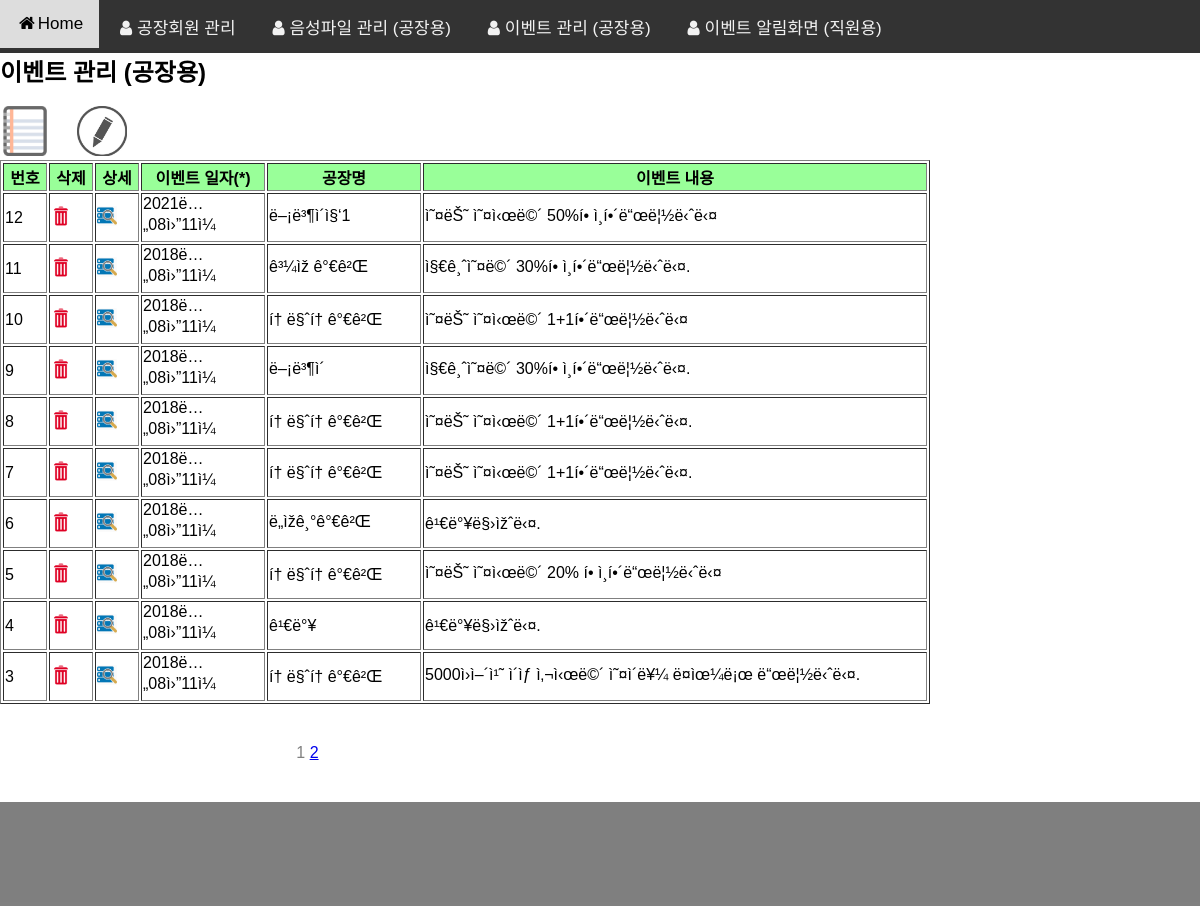
/webapp/event_file_list.php (signed in), run on the app's committed database.
### tables this page shows
CREATE TABLE `event_table` (
  `file_id` varchar(255) NOT NULL,
  `event_date` varchar(255) DEFAULT NULL,
  `reg_time` timestamp NOT NULL DEFAULT CURRENT_TIMESTAMP ON UPDATE CURRENT_TIMESTAMP,
  `store_name` varchar(255) DEFAULT NULL,
  `password` varchar(30) DEFAULT NULL,
  `event_msg` varchar(255) DEFAULT NULL,
  `ip_address` varchar(64) DEFAULT NULL
);

### webapp/webapp_config.php (called while the page is built, shortened)
<?php
$table_name_event = 'event_table';
?>

### webapp/event_file_list.php (the view, shortened to what this page needs)
<?php
include('webapp_config.php');
$db_conn = mysqli_connect($db_host, $db_user, $db_pass, $db_name);
mysqli_query($db_conn, "SET NAMES utf8");
$page_size=10;
$page_list_size=10;
if (empty($no) || $no < 0) {
    $no = 0;
}
$query = "SELECT * FROM $table_name_event ORDER BY event_date DESC limit $no,$page_size";
$result_count=mysqli_query($db_conn, "select count(*) from  $table_name_event");
$result_row=mysqli_fetch_row($result_count);
$total_row = $result_row[0];
$total_page = floor(($total_row - 1) / $page_size);
$current_page = floor($no/$page_size);
?>
<?php
require ("./menu2.php");
?>
<span style="font-weight: bold; font-size: 1.5em;"> 이벤트 관리 (공장용)</span>
<br>
<br>
<a href="./event_file_list.php"><img src=./images/file-list.png border=0 width=50 height=50></img></a>
<a href="./event_upload.php"><img src=./images/event.png border=0 width=50 height=50></img></a>
<br>
<table border="1">
<tr bgcolor=99ff99>
	<th width=40>번호</th>
	<th width=40>삭제</th>
	<th width=40>상세</th>
	<th width=120>이벤트 일자(*)</th>
	<th width=150>공장명</th>
	<th width=500>이벤트 내용</th>
</tr>
<?php
$stmt = mysqli_prepare($db_conn, $query);
$exec = mysqli_stmt_execute($stmt);
$result = mysqli_stmt_get_result($stmt);
$number = 0;
while($row = mysqli_fetch_assoc($result)) {
?>
<?php
$number = $number + 1;
?>
<tr>
  <td width=20><?=$total_row - $number - $no +1 ?></td>
  <td><a href=event_file_remove_pre.php?file_id=<?= $row['file_id'] ?>&name_orig=<?= $row['event_date'] ?>&name_save=<?= $row['store_name'] ?>>
       <img src=./images/remove.png border=0 height=20 width=20 ></img>
  </td>
  <td><a href=event_file_view.php?file_id=<?= $row['file_id'] ?>><img src=./images/view.png border=0 hegith=20 width=20></img>
  </td>
  <td><?=$row['event_date'] ?></td>
  <td width=100 style="table-layout:fixed; word-break:break-all;"><?=$row['store_name'] ?></td>
  <td width=350 style="table-layout:fixed; word-break:break-all;"><?=$row['event_msg'] ?></td>
</tr>
<?php
}
?>
</table>
<br>
<br>
<table border=0>
<tr>
<td width=600 height=20 align=center rowspan=4>
<font  color=gray>
<?php
$start_page = (int)($current_page / $page_list_size) * $page_list_size;
$end_page = $start_page + $page_list_size - 1;
if ($total_page < $end_page) $end_page = $total_page;
for ($i=$start_page;$i <= $end_page;$i++) {
$page=$page_size*$i;
$page_num = $i+1;
    if ($no!=$page){
        echo "<a href=\"".$_SERVER['PHP_SELF']."?no=$page\">";
     }
    echo " $page_num ";
    if ($no!=$page){
        echo "</a>";
    }
}
?>
</font>
</td>
</tr>
</table>
<br><br>
<?php
include('./information_footer.php');
?>
</body>
</html>

### webapp/menu2.php (shortened to what this page needs)
<!DOCTYPE html>
<html lang="ko">
<head>
<link rel="stylesheet" href="font-awesome.min.css">
</head>
<body>
<div class="topnav" id="myTopnav">
  <a href="./home.php" class="active"><i class="fa fa-fw fa-home"></i>Home</a>
  <a href="./user_main.php"><i class="fa fa-fw fa-user"></i>공장회원 관리</a>
  <a href="./audio_file_list.php"><i class="fa fa-fw fa-user"></i>음성파일 관리 (공장용)</a>
  <a href="./event_file_list.php"><i class="fa fa-fw fa-user"></i>이벤트 관리 (공장용)</a>
  <a href="./event_announce.php"><i class="fa fa-fw fa-user"></i>이벤트 알림화면 (직원용)</a>
</div>

### webapp/information_footer.php (shortened to what this page needs)
<div class="footer">
<img src=./images/web-design_big02.png border=0 width=100% height=100></img>
</div>

### webapp/menu2.php (style rules this page uses)
body { margin: 0; font-family: Arial, Helvetica, sans-serif; }
.topnav { overflow: hidden; background-color: #333; }
.topnav a { float: left; display: block; color: #f2f2f2; text-align: center; padding: 14px 16px; text-decoration: none; font-size: 17px; }
.active { background-color: #4CAF50; color: white; }

### webapp/information_footer.php (style rules this page uses)
.footer { position: relative; left: 0; bottom: 0; height: 20%; width: 100%; background-color: gray; color: white; text-align: left; }

### data on the page
event_table: no "12", event_date "2021ë…„08ì›”11ì¼", store_name "ë–¡ë³¶ì´ì§‘1", event_msg "ì˜¤ëŠ˜ ì˜¤ì‹œë©´ 50%í• ì¸í•´ë“œë¦½ë‹ˆë‹¤"
event_table: no "11", event_date "2018ë…„08ì›”11ì¼", store_name "ê³¼ìž ê°€ê²Œ", event_msg "ì§€ê¸ˆì˜¤ë©´ 30%í• ì¸í•´ë“œë¦½ë‹ˆë‹¤."
event_table: no "10", event_date "2018ë…„08ì›”11ì¼", store_name "í† ë§ˆí† ê°€ê²Œ", event_msg "ì˜¤ëŠ˜ ì˜¤ì‹œë©´ 1+1í•´ë“œë¦½ë‹ˆë‹¤"
event_table: no "9", event_date "2018ë…„08ì›”11ì¼", store_name "ë–¡ë³¶ì´", event_msg "ì§€ê¸ˆì˜¤ë©´ 30%í• ì¸í•´ë“œë¦½ë‹ˆë‹¤."
event_table: no "8", event_date "2018ë…„08ì›”11ì¼", store_name "í† ë§ˆí† ê°€ê²Œ", event_msg "ì˜¤ëŠ˜ ì˜¤ì‹œë©´ 1+1í•´ë“œë¦½ë‹ˆë‹¤."
event_table: no "7", event_date "2018ë…„08ì›”11ì¼", store_name "í† ë§ˆí† ê°€ê²Œ", event_msg "ì˜¤ëŠ˜ ì˜¤ì‹œë©´ 1+1í•´ë“œë¦½ë‹ˆë‹¤."
event_table: no "6", event_date "2018ë…„08ì›”11ì¼", store_name "ë„ìžê¸°ê°€ê²Œ", event_msg "ê¹€ë°¥ë§›ìžˆë‹¤."
event_table: no "5", event_date "2018ë…„08ì›”11ì¼", store_name "í† ë§ˆí† ê°€ê²Œ", event_msg "ì˜¤ëŠ˜ ì˜¤ì‹œë©´ 20% í• ì¸í•´ë“œë¦½ë‹ˆë‹¤"
event_table: no "4", event_date "2018ë…„08ì›”11ì¼", store_name "ê¹€ë°¥", event_msg "ê¹€ë°¥ë§›ìžˆë‹¤."
event_table: no "3", event_date "2018ë…„08ì›”11ì¼", store_name "í† ë§ˆí† ê°€ê²Œ", event_msg "5000ì›ì–´ì¹˜ ì´ìƒ ì‚¬ì‹œë©´ ì˜¤ì´ë¥¼ ë¤ìœ¼ë¡œ ë“œë¦½ë‹ˆë‹¤."

### other printed values
$page_num "1"
$page_num "2"
